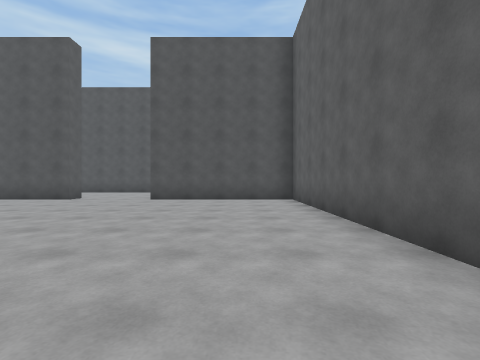
view 1 (above)

24 first-person views from a walk through a scene from a Unity 3-D project. The camera is 1.2 m above the floor, looks level and sees 85° across. The floor is counted in squares, 2 m on a side. Each view is taken from the middle of a square. On the plan, view 1 faces up. The plan holds only what a view shows up to about 9 squares ahead; the rest is blank. The place goes on beyond the plan. The player character is not drawn. Some animated figures are not drawn. Surface patterns are stand-ins for the level's own textures.

view 2
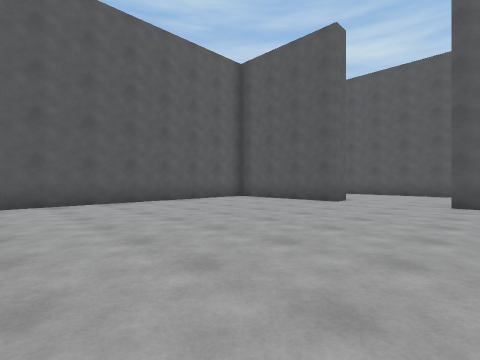

view 3
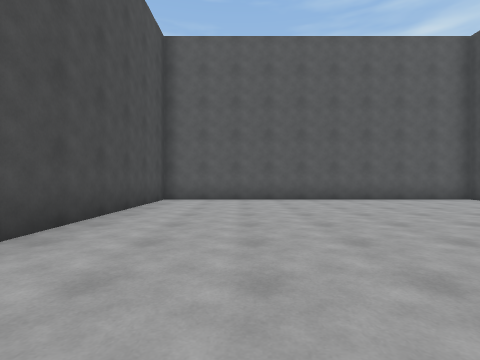

view 4
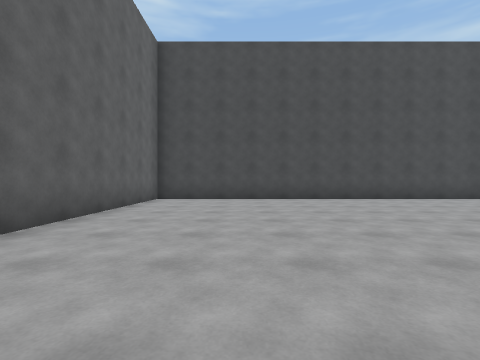

view 5
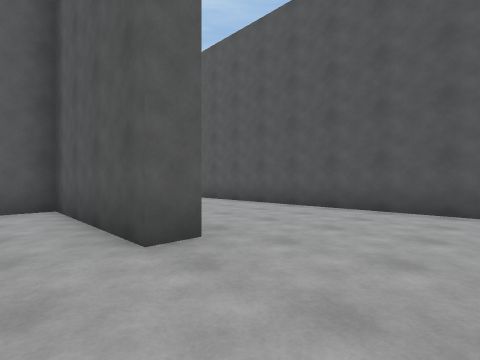

view 6
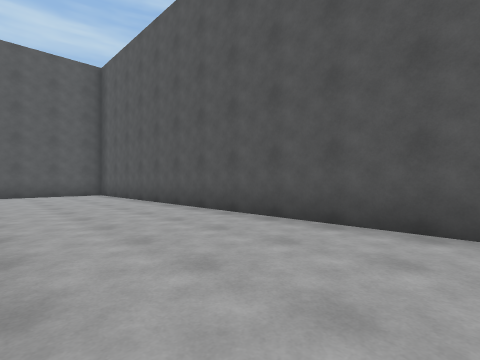

view 7
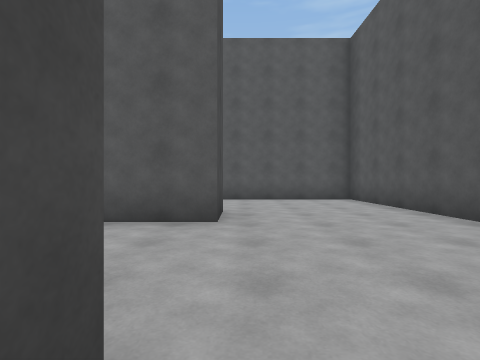

view 8
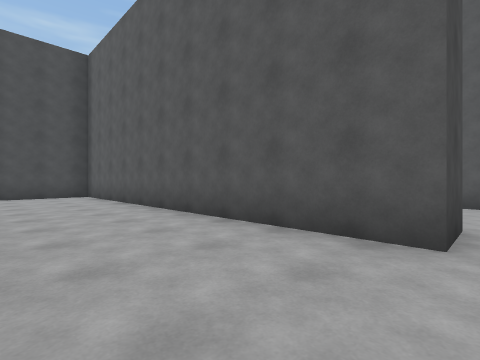

view 9
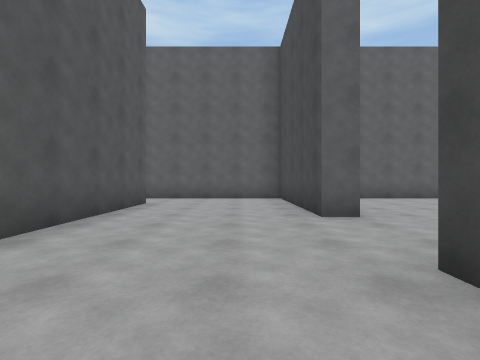

view 10
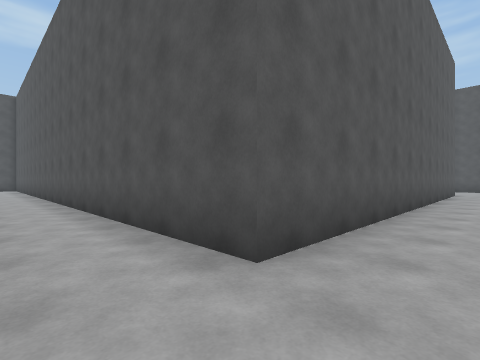

view 11
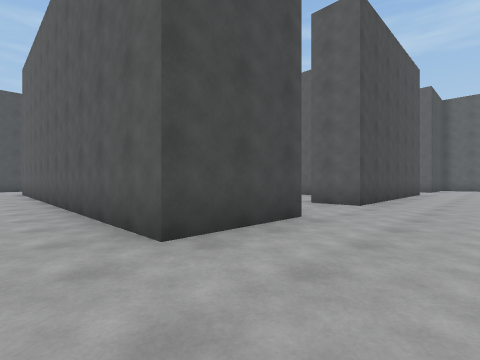

view 12
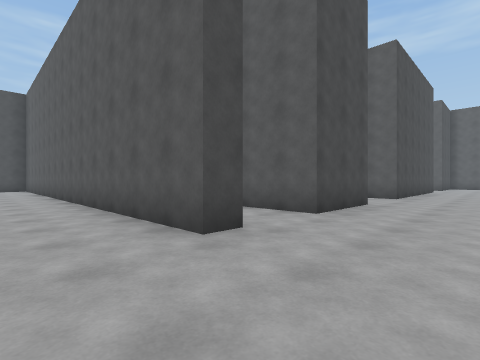

view 13
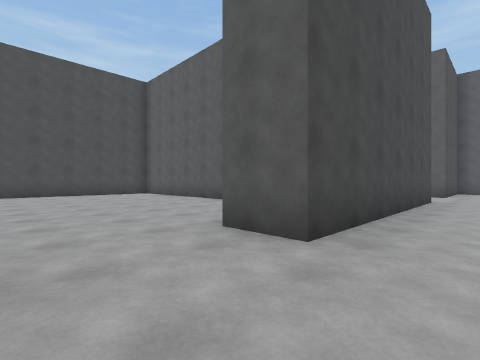

view 14
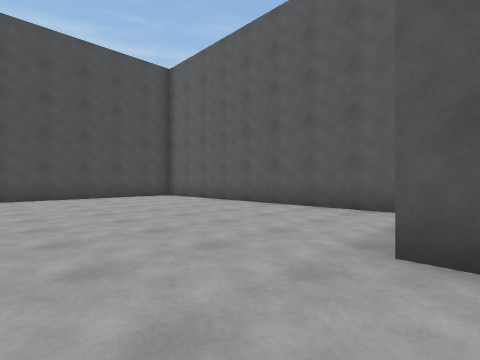

view 15
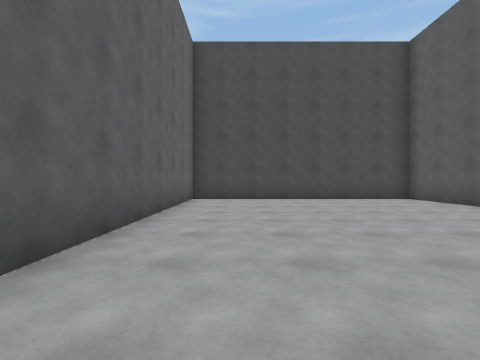

view 16
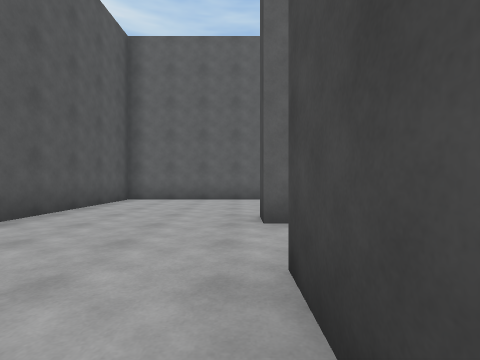

view 17
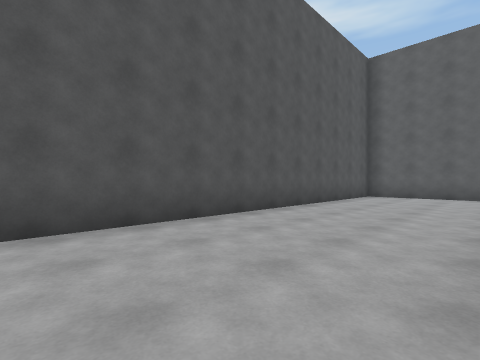

view 18
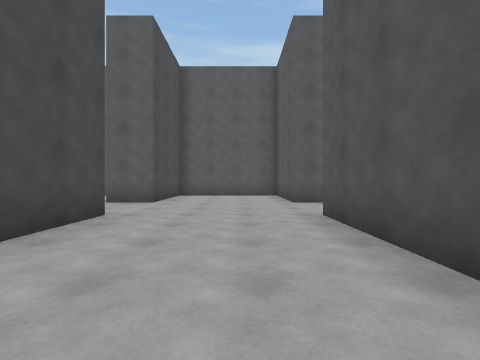

view 19
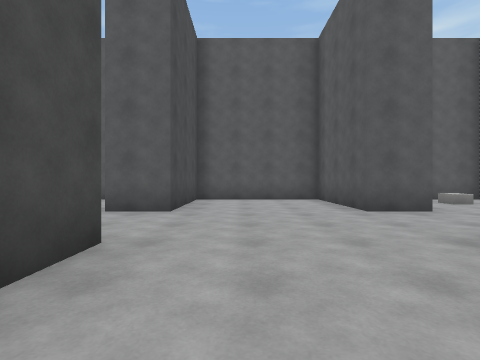

view 20
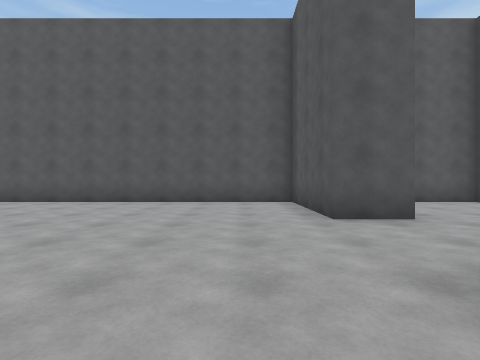

view 21
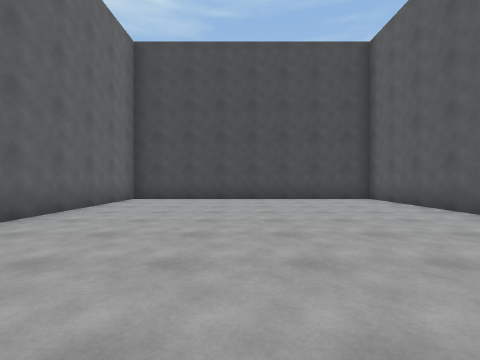

view 22
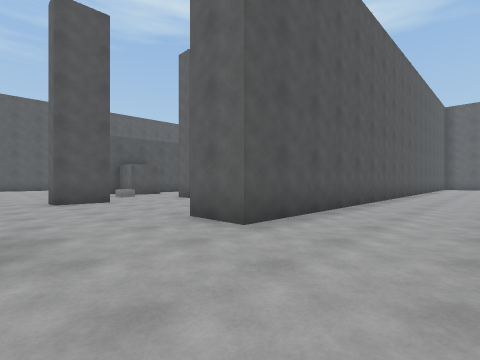

view 23
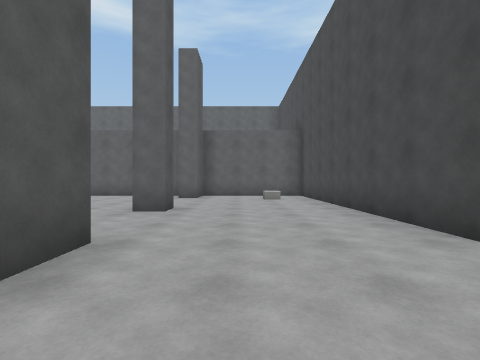

view 24
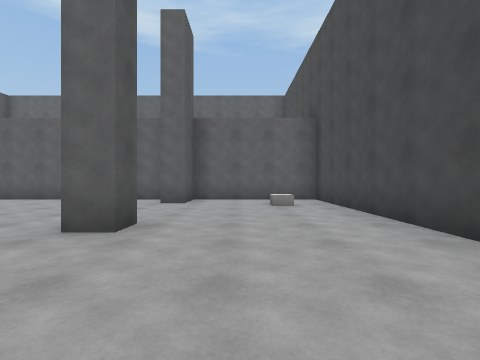

### Floor plan
Points are (right, up) in squares from view 1. A wall is a line through its corners. A room is listed if a view was taken in it or the views show most of it. See-through windows are left out.
Room 1 (views 1, 2, 3, 4, 5, 6, 7, 8, 9, 10)
walls: (-5.3, 8.8) (-5.3, 8.1) (-9, 8.1) (-9, -1.3) (1.6, -1.3) (1.6, 8.1) (-2.7, 8.1) (-2.7, 8.7) (1.6, 8.7) (1.6, 11.4); (-14, 8.7) (-12.8, 8.7) (-12.8, -0.9); (-12.5, -1.3) (-10.4, -1.3); (-0.3, 12.4) (-17.1, 12.4) (-17.1, 8.4)
ways out: opening at (0.5, 11.5) to room 2
Room 2 (views 11, 12, 13, 14, 15, 16, 17, 18, 19, 20, 21, 22, 23, 24)
walls: (-2.8, 23.7) (-0.3, 23.7) (-0.3, 12.4); (1.6, 23.2) (1.6, 23.7) (2.2, 23.7) (2.2, 15); (-8.4, 21.8) (-8.4, 13.7) (-1.5, 13.7) (-1.5, 20.4); (-11.5, 23.7) (-5.3, 23.7) (-5.3, 22.4); (6, 23.4) (6, 27.4) (-11.5, 27.4) (-11.5, 28.7) (-4, 28.7) (-4, 32.4) (-5.2, 32.4) (-5.2, 33.1); (1.6, 11.4) (1.6, 13.1); (-8.4, 32.4) (-9, 32.4) (-9, 33.1); (-14, 28.8) (-14, 27.4) (-17.1, 27.4) (-17.1, 23.7) (-14, 23.7) (-14, 22.4) (-17.1, 22.4) (-17.1, 13.7) (-9.6, 13.7) (-9.6, 18.4); (-11.5, 32.4) (-12.7, 32.4) (-12.7, 33); (-17.1, 32.5) (-17.1, 31)
ways out: opening at (0.5, 11.5) to room 1

Where each view was taken, in squares from view 1:
view 1: 0 up, 0 right, facing up
view 2: 1 up, 2 left, facing up-left
view 3: 1 up, 1 left, facing left
view 4: 7 up, 1 left, facing down
view 5: 7 up, 3 left, facing up-left
view 6: 9 up, 6 left, facing up-left
view 7: 9 up, 9 left, facing left
view 8: 9 up, 10 left, facing down-left
view 9: 10 up, 7 left, facing right
view 10: 11 up, 1 right, facing up-left
view 11: 26 up, 1 right, facing down-left
view 12: 26 up, 4 right, facing down-left
view 13: 25 up, 3 left, facing down-left
view 14: 23 up, 3 left, facing down-left
view 15: 22 up, 3 left, facing down
view 16: 24 up, 2 left, facing right
view 17: 24 up, 4 left, facing up-right
view 18: 26 up, 7 left, facing left
view 19: 25 up, 9 left, facing left
view 20: 21 up, 10 left, facing left
view 21: 22 up, 13 left, facing down
view 22: 25 up, 14 left, facing up-right
view 23: 31 up, 14 left, facing right
view 24: 31 up, 12 left, facing right
